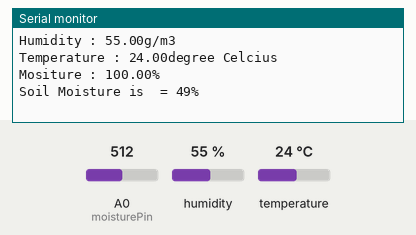
Simulated run of this sketch. Board: ESP8266 (NodeMCU). On the bench: the last lines printed to the serial monitor. Inputs (shaded band) come from the test bench; at power-on: humidity 55 %, A0 (moisturePin) = 512, temperature 24 °C. WiFi joins after 1.5 s; servers stay silent unless stated.

Above: at 3.0 s.
3.1 s: humidity set to 22 %
4.6 s: A0 (moisturePin) set to 716
At 5.2 s:
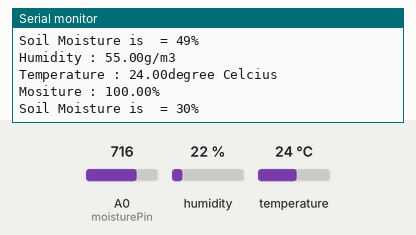
6.1 s: temperature set to 12 °C
7.6 s: A0 (moisturePin) set to 900
At 8.6 s:
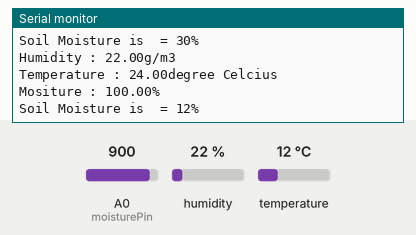
9.1 s: humidity set to 40 %
At 10.2 s:
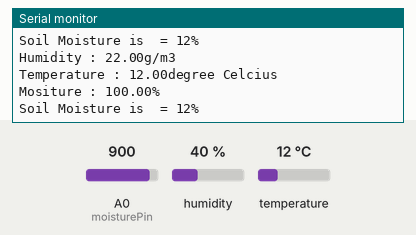
Timing chart, 0 to 11.6 s (numbered marks = the images above; inputs shaded):
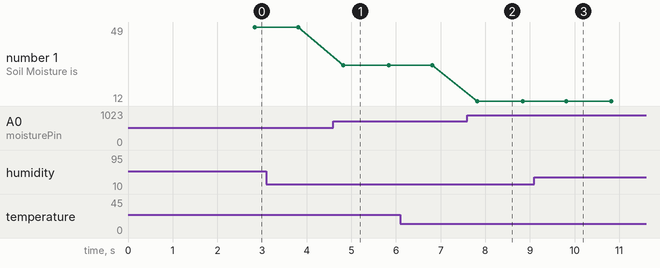

Measured:
- after the input at 4.6 s, the serial monitor: prints a new line after 0.22 s (image 1)
- after the input at 7.6 s, the serial monitor: prints a new line after 0.22 s (image 2)
- plotted number 1: 49 → 30 after the input at 4.6 s

The sketch:

agriculture.ino
```cpp
//This Video Link https://youtu.be/0dbws1i2GoE

#define BLYNK_PRINT Serial
#include <ESP8266WiFi.h>
#include <BlynkSimpleEsp8266.h>
#include <DHT.h>

// You should get Auth Token in the Blynk App.
// Go to the Project Settings (nut icon).

char auth[] = "BLYNK AUTH CODE";


char ssid[] = "WIFI NAME";
char pass[] = "WIFI PASSWORD";

int moisturePercentage;
const int moisturePin = A0;
const int motorPin = D0;

#define DHTPIN 0          // D3

// !...Uncomment whatever type you're using...!

#define DHTTYPE DHT11     // DHT 11

// #define DHTTYPE DHT22   // DHT 22, AM2302, AM2321
// #define DHTTYPE DHT21   // DHT 21, AM2301

DHT dht(DHTPIN, DHTTYPE);
BlynkTimer timer;

// In the app, Widget's reading frequency should be set to PUSH. This means that you define how often to send data to Blynk App.

void sendSensor()
{
  float h = dht.readHumidity();
  float t = dht.readTemperature(); // or dht.readTemperature(true) for Fahrenheit

  if (isnan(h) || isnan(t)) {
    Serial.println("Failed to read from DHT sensor!");
    return;
  }
   Serial.print("Humidity : ");
   Serial.print(h);
   Serial.println("g/m3");

   Serial.print("Temperature : ");
   Serial.print(t);
   Serial.println("degree Celcius");

   Blynk.virtualWrite(V5, t);
   Blynk.virtualWrite(V6, h);
}
int flag=0;

void notifySoil()
{

   float  output_value= (100-((analogRead(A0)/1023)*100));
   Serial.print("Mositure : ");
   Serial.print(output_value);
   Serial.println("%");
   Blynk.virtualWrite(V7,output_value);


   moisturePercentage =  ( 100- (analogRead(moisturePin) / 1023.00) * 100.00 ) ;

    Serial.print("Soil Moisture is  = ");
    Serial.print(moisturePercentage);
    Serial.println("%");

}

void setup()
{
  // Debug console
  Serial.begin(9600);
  Blynk.begin(auth, ssid, pass);
  // You can also specify server:
  // Blynk.begin(auth, ssid, pass, "blynk-cloud.com", 8442);
  // Blynk.begin(auth, ssid, pass, IPAddress(192,168,1,100), 8442);

  dht.begin();

  timer.setInterval(1000L, sendSensor);
  pinMode(D1,INPUT_PULLUP);
timer.setInterval(1000L,notifySoil);
}


void loop()
{

  Blynk.run();
  timer.run();

}
```
